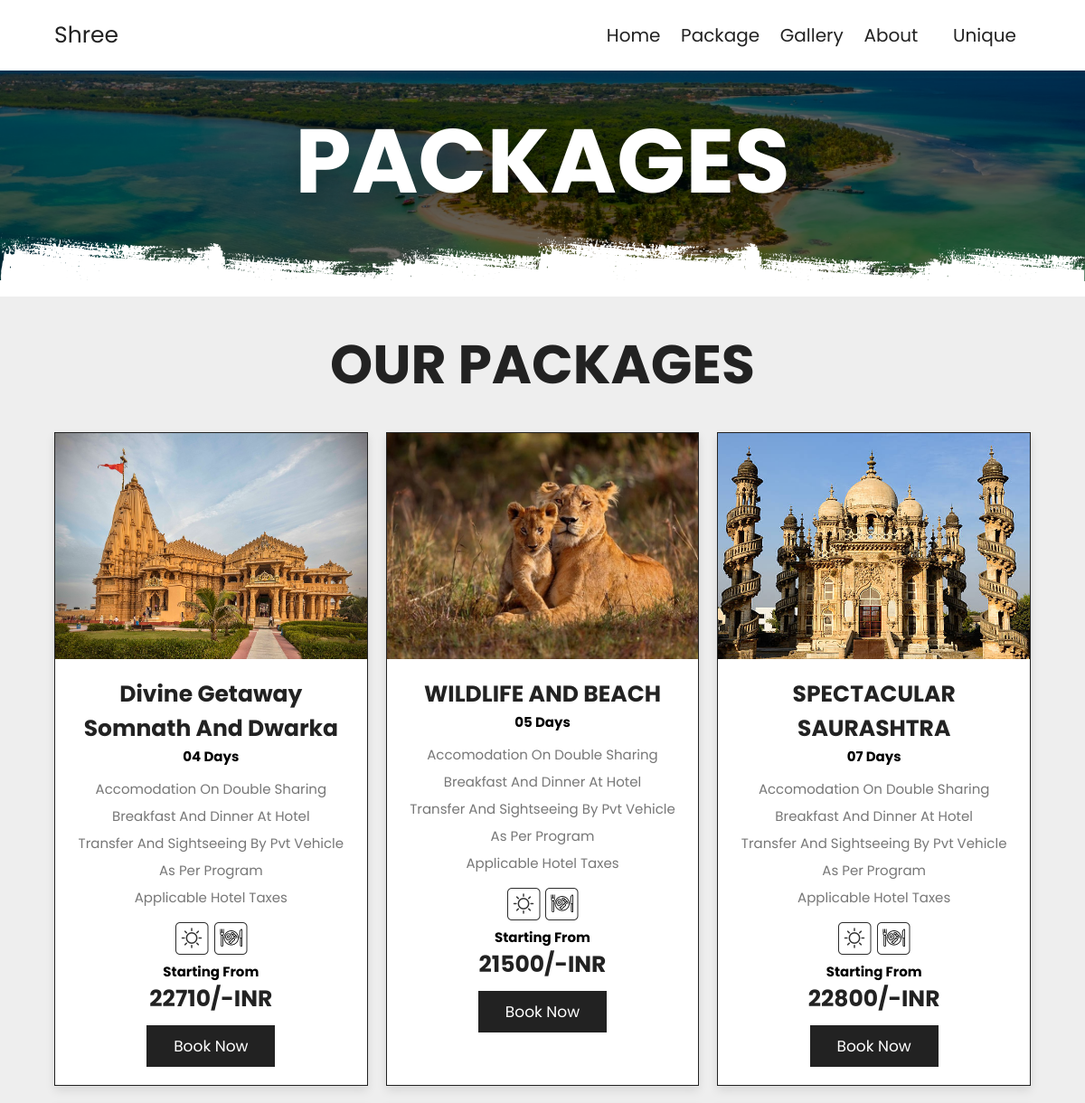
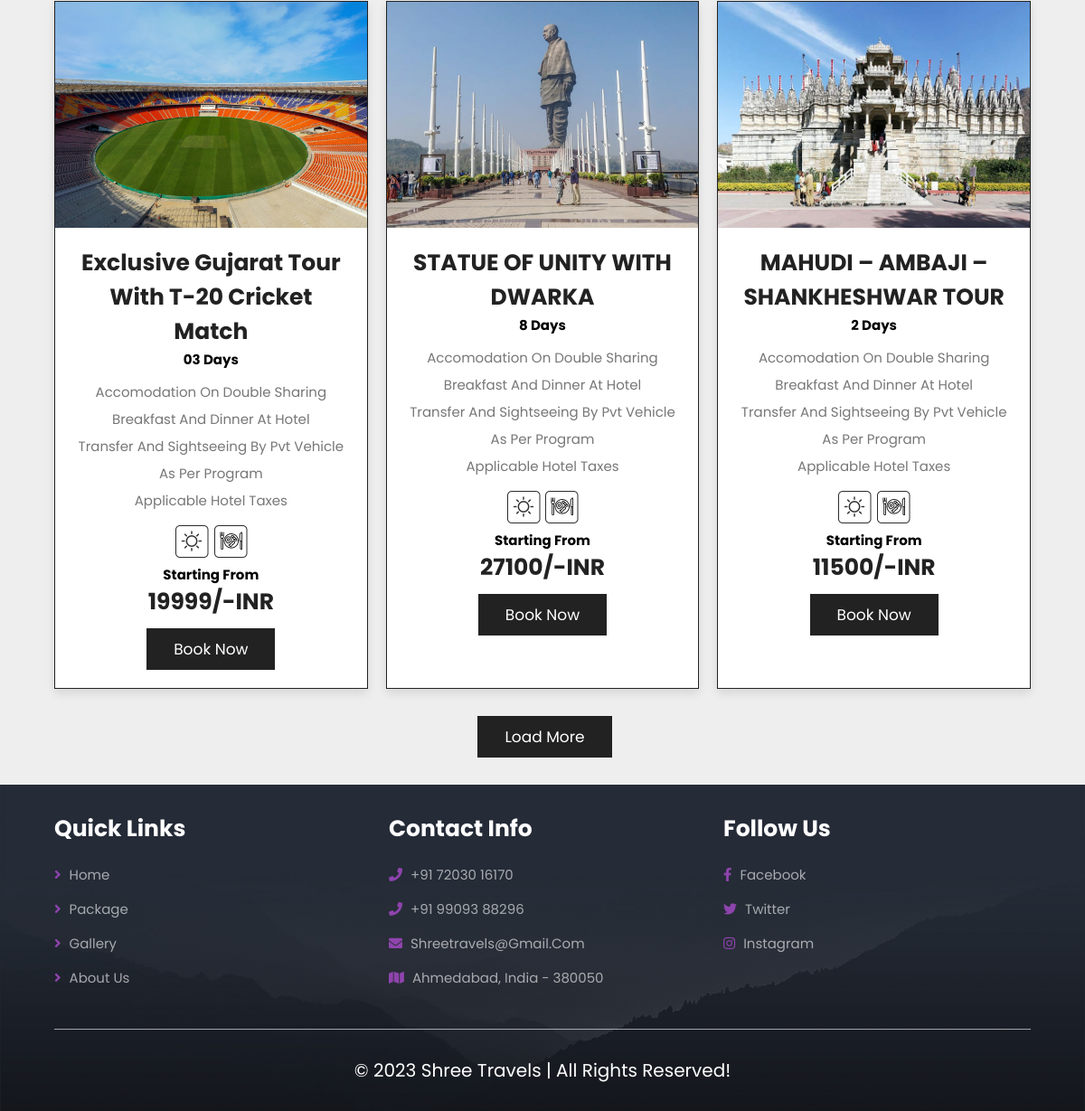
The page /packages/ (signed in) on the database its author committed (2 pictures, top to bottom).
### home/models.py (models this page shows, shortened)
class Package(models.Model):
    ptitle = models.CharField( max_length=122,default="")
    pdays = models.CharField( max_length=122,default="")
    pdesc = RichTextField(default="")
    price = models.IntegerField(default=0)
    img = models.ImageField(upload_to='images',default="")
    acco = RichTextField(default="")
    meal = RichTextField(default="")
    inc = RichTextField(default="")

### home/views.py (the view)
# urls.py: path('packages/',views.package,name="package"),
def package(request):
    packages = Package.objects.all()
    return render(request,"package.html",{'packages':packages})

### templates/package.html
{% extends "base.html" %}
{% block content %}
<div class="heading" style="background:url(/static/images/header-bg-2.png) no-repeat">
    <h1>packages</h1>
 </div>
<section class="home-packages">
  <h1 class="heading-title">our packages</h1>
  <div class="box-container">
    {% for package in packages %}
    <div class="box">
      <div class="image">
        <img src="{{package.img.url}}" alt="" />
      </div>
      <div class="content">
        <h3>{{package.ptitle}}</h3>
        <h2>{{package.pdays}} days</h2>
        <p>Accomodation on double sharing <br> breakfast and dinner at hotel <br> Transfer and sightseeing by pvt vehicle as per program <br> Applicable hotel taxes</p>
        <a href=""><img src="/static/images/highlight.png" alt="" style="width: 40px" /></a>
        <a href=""><img src="/static/images/meal.png" alt="" style="width: 40px" /></a>
        <h1>Starting From</h1>
        <h3>{{package.price}}/-INR</h3>
        {% if user.is_authenticated %}
        <a href="{% url 'package_detail' package.id %}" class="btn">book now</a>
        {% else %}
        <a href="{% url 'signup' %}" class="btn" onclick="openPopup()">book now</a>
        {% endif %}
      </div>
    </div>
    {% endfor %}
  <div class="load-more">
    <a href="{% url 'package' %}" class="btn" id="">load more</a>
  </div>
</section>
{% endblock content %}

### templates/header.html (shortened to what this page needs)
{% load static %}
<!DOCTYPE html>
<html lang="en">
<head>
   <link rel="stylesheet" href="https://unpkg.com/swiper@7/swiper-bundle.min.css" />
   <link rel="stylesheet" href="https://cdnjs.cloudflare.com/ajax/libs/font-awesome/5.15.4/css/all.min.css" />
   <link rel="stylesheet" href="/static/css/style.css">
</head>
<body>
   <section class="header">
      <a href="{% url 'home' %}" class="logo">Shree</a>
      <nav class="navbar">
         <a href="{% url 'home' %}">home</a>
         <a href="{% url 'package' %}">package</a>
         <a href="{% url 'gallery' %}">Gallery</a>
         <a href="{% url 'about' %}">about</a>
         {% if user.is_authenticated %}
         <div class="dropdown">
            <a href="" class="dropbtn">{{request.user}}</a>
         </div>
         {% else %}
         <a href="{% url 'login' %}">Login</a>
         {% endif %}
      </nav>
   </section>

### static/css/style.css (style rules this page uses)
:root { --main-color: #8e44ad; --black: #222; --white: #fff; --light-black: #777; --light-white: #fff9; --dark-bg: rgba(0, 0, 0, 0.7); --light-bg: #eee; --border: 0.1rem solid var(--black); --box-shadow: 0 0.5rem 1rem rgba(0, 0, 0, 0.1); --text-shadow: 0 1.5rem 3rem rgba(0, 0, 0, 0.3); }
* { font-family: "Poppins", sans-serif; margin: 0; padding: 0; box-sizing: border-box; outline: none; border: none; text-decoration: none; text-transform: capitalize; }
html { font-size: 62.5%; overflow-x: hidden; }
section { padding: 5rem 10%; }
.heading { background-size: cover !important; background-position: center !important; padding-top: 10rem; padding-bottom: 15rem; display: flex; align-items: center; justify-content: center; height: 80px; }
.heading h1 { font-size: 10rem; text-transform: uppercase; color: var(--white); text-shadow: var(--text-shadow); }
.btn { display: inline-block; background: var(--black); margin-top: 1rem; color: var(--white); font-size: 1.7rem; padding: 1rem 3rem; cursor: pointer; }
.heading-title { text-align: center; margin-bottom: 3rem; font-size: 6rem; text-transform: uppercase; color: var(--black); }
.header { position: sticky; top: 0; left: 0; right: 0; z-index: 1000; background-color: var(--white); display: flex; padding-top: 2rem; padding-bottom: 2rem; box-shadow: var(--box-shadow); align-items: center; justify-content: space-between; }
.header .logo { font-size: 2.5rem; color: var(--black); }
.header .navbar a { font-size: 2rem; margin-left: 2rem; color: var(--black); }
.dropdown { position: relative; display: inline-block; }
.dropbtn { background-color: #fff; color: white; padding: 16px; font-size: 16px; border: none; }
.home-packages { background: var(--light-bg); }
.home-packages .box-container { display: grid; grid-template-columns: repeat(auto-fit, minmax(30rem, 1fr)); gap: 2rem; }
.home-packages .box-container .box { border: var(--border); box-shadow: var(--box-shadow); background: var(--white); }
.home-packages .box-container .box .image { height: 25rem; overflow: hidden; }
.home-packages .box-container .box .image img { height: 100%; width: 100%; object-fit: cover; transition: 0.2s linear; }
.home-packages .box-container .box .content { padding: 2rem; text-align: center; }
.home-packages .box-container .box .content h3 { font-size: 2.5rem; color: var(--black); }
.home-packages .box-container .box .content p { font-size: 1.5rem; color: var(--light-black); line-height: 2; padding: 1rem 0; }
.home-packages .load-more { margin: 0 auto; width: 313%; text-align: center; }
@media (max-width: 1200px) { section { padding: 3rem 5%; } }

### rows shown on the page
Package: img (picture), ptitle "Divine Getaway Somnath And Dwarka", pdays "04", price "22710"
Package: img (picture), ptitle "WILDLIFE AND BEACH", pdays "05", price "21500"
Package: img (picture), ptitle "SPECTACULAR SAURASHTRA", pdays "07", price "22800"
Package: img (picture), ptitle "Exclusive Gujarat Tour With T-20 Cricket Match", pdays "03", price "19999"
Package: img (picture), ptitle "STATUE OF UNITY WITH DWARKA", pdays "8", price "27100"
Package: img (picture), ptitle "MAHUDI – AMBAJI – SHANKHESHWAR TOUR", pdays "2", price "11500"

### other values the page prints
{{ request.user }} "Unique"
